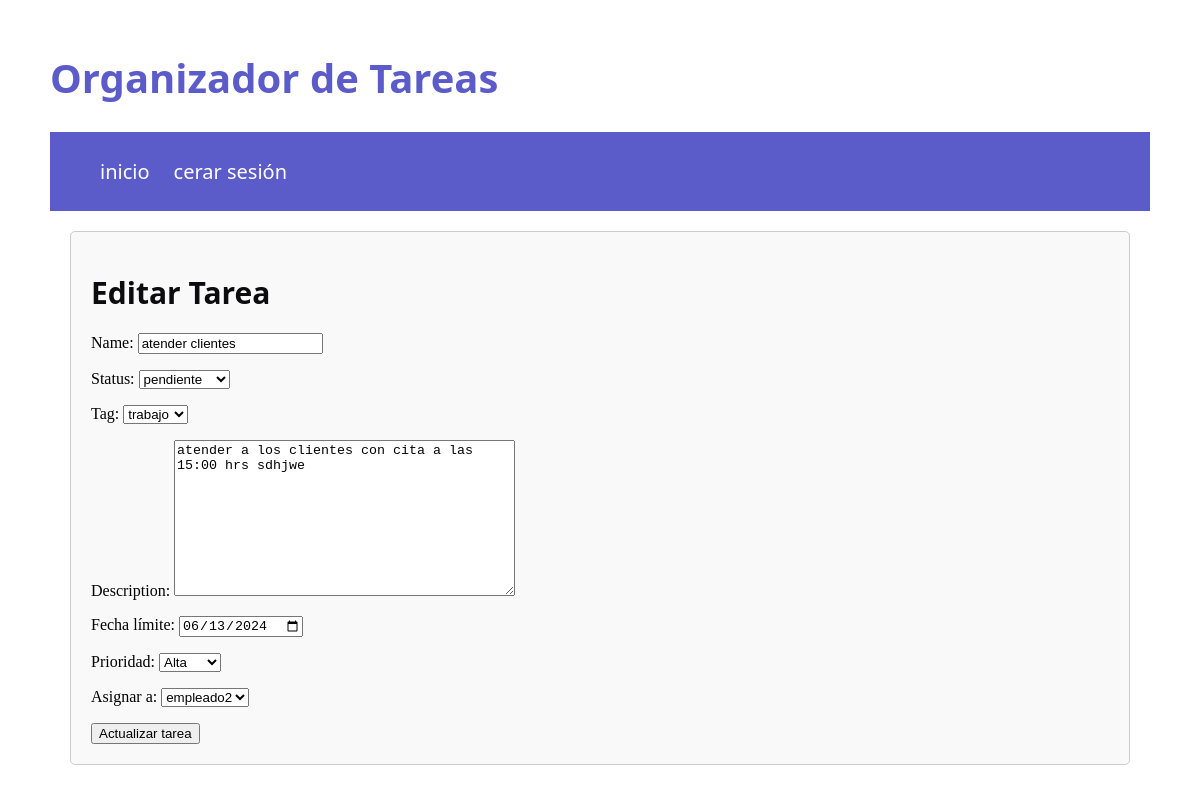
Page /task/task/2/ (signed in) on the committed database.
### task/models.py (models this page shows, shortened)
class Task(models.Model):
    name = models.CharField(max_length=150)
    expire_date = models.DateField(blank=False, null=False, default=now)
    description = models.TextField()
    status = models.ForeignKey(Status, on_delete=models.SET_NULL, null=True)
    user = models.ForeignKey(User, on_delete=models.CASCADE)
    tag = models.ForeignKey(Tag, on_delete=models.CASCADE)
    priority = models.ForeignKey(Priority, on_delete=models.CASCADE)

class Tag(models.Model):
    name = models.CharField(max_length=100)

class Status(models.Model):
    status = models.CharField(max_length=20)

class Priority(models.Model):
    priority = models.BooleanField(default=False)
    def __str__(self):
        return "Alta" if self.priority else "Baja"

### task/views.py (the view)
# urls.py: path('task/<int:task_id>/', edit_task, name='edit_task'),
@login_required
def edit_task(request, task_id):
    task = get_object_or_404(Task, id=task_id)
    if request.method == "POST":
        form = TaskModelForm(request.POST, instance=task)
        if form.is_valid():
            form.save()
            return redirect("task_edit_success")
    else:
        form = TaskModelForm(instance=task)
    return render(request, "task/edit_task.html", context={'form': form, 'task_id': task_id})

### task/forms.py
class TaskModelForm(forms.ModelForm):
    expire_date = forms.DateField(label="Fecha límite", widget=forms.DateInput(attrs={'type': 'date'}), initial=now().today())
    priority = forms.ModelChoiceField(queryset=Priority.objects.all(), label="Prioridad")
    user = forms.ModelChoiceField(queryset=User.objects.all(), label="Asignar a")
    class Meta:
        model = Task
        fields = ['name', 'status', 'tag', 'description', 'expire_date', 'priority', 'user']
    def __init__(self, *args, **kwargs):
        super(TaskModelForm, self).__init__(*args, **kwargs)
        self.fields["status"].choices = [(obj.id, obj.status) for obj in Status.objects.all()]
        self.fields["tag"].choices = [(obj.id, obj.name) for obj in Tag.objects.all()]

### account/models.py (called while the page is built)
    def __str__(self):
        return self.username

### templates/task/edit_task.html (shortened to what this page needs)
{% extends 'base.html' %}
{% load static %}
{% block content %}
<div class="form-container">
    <h1 class="acc-title">Editar Tarea</h1>
    <form method="post">
        {{ form.as_p }}
        <button type="submit">Actualizar tarea</button>
    </form>
</div>
{% endblock %}

### static/css/main.css (style rules this page uses)
.cuerpo { margin: 50px; }
.acc-title { font-family: 'Segoe UI', Tahoma, Geneva, Verdana, sans-serif; font-size: 30px; color: #0c0c0f; }
.form-container { margin: 20px; padding: 20px; border: 1px solid #ccc; border-radius: 5px; background-color: #f9f9f9; }

### rows in the picture
Task: name "atender clientes", tag "trabajo", description "atender a los clientes con cita a las 15:00 hrs sdhjwe", expire_date "06/13/2024", user "empleado2"
Status: status "pendiente"
Priority: priority "Alta"
